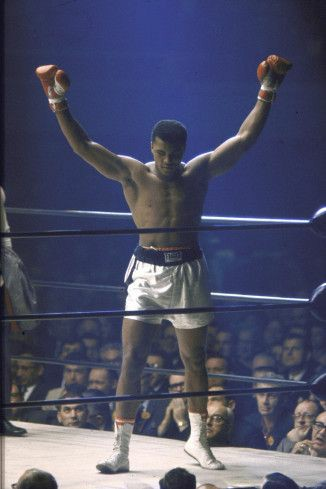
#> input picture histogram hesaplama/resim1.jpg, 326 x 489 px
$ python ders1.py
#> lines starting #> are read from the running program, lines starting #| are printed output that depends on the picture
import cv2
import numpy as np

resim=cv2.imread("../histogram hesaplama/resim1.jpg")
#> resim is the input picture: shape (489, 326, 3); mean B, G, R 103.5, 79, 76.7
#imread=resim değişkeninin içine resim1 i atar
resim1=cv2.imread("../histogram hesaplama/resim1.jpg", 0)
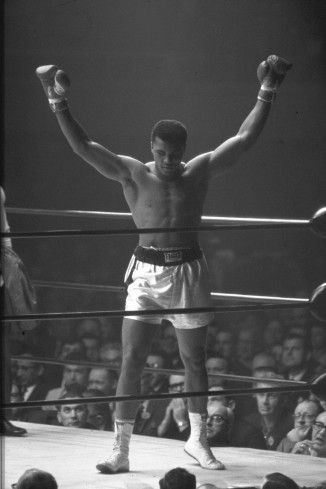
#> resim1: shape (489, 326); min 12, max 255, mean 81.1
#0 koyarak resmi grileştirdik.siyah beyaz resim oldu.resmin kanal sayısı 1 olur.
cv2.imshow("muhammedali",resim)
#imshow resmi açar
cv2.waitKey(0)
#waitkey kapanışta kullanılması gerekir.pencere açıldığında pencerenin kapanması için herhangi bir tuşa basılmasını bekler.
cv2.destroyAllWindows()
#desroyallwindows opencvye bağlı tüm pencerelerin kapanmasını sağlar
print(resim)
#> (printed output is left out)
#bize resimdeki her bir pikselin matrissel görünümünü verir.
print(resim.size)
#| 478242
#size resmin boyutunu verir.
print(resim.dtype)
#| uint8
#resmin data tipini verir.her pikselin kaç bit olduğunu verir.
print(resim.shape)
#| (489, 326, 3)
#genişliğini,yüksekliğini ve kaç kanaldan oluştuğunu verir.
print(resim[(230,80)])
#| [95 66 62]
#bir resmin herhangi ir pikselinin BGR değerini bize verir.
print("resmin boyutu: "+str(resim.size))
#| resmin boyutu: 478242
#yazı ekleyip istenen şeyi string olarak yazdırmak.
B=resim[:,:,0]
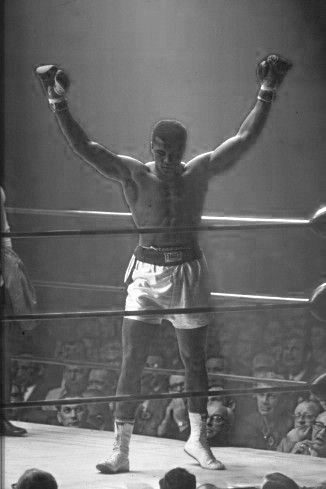
#> B: shape (489, 326); min 17, max 255, mean 103.5
G=resim[:,:,1]
R=resim[:,:,2]
#BGR değerlerini öğrenmenin ve değikenlere atamanın bir yolu.0,1,2 kaçıncı kanal olduğu.
cv2.imshow("mavi: ",B)
cv2.imshow("yeşil: ",G)
cv2.imshow("kırmızı: ",R)
cv2.waitKey()
